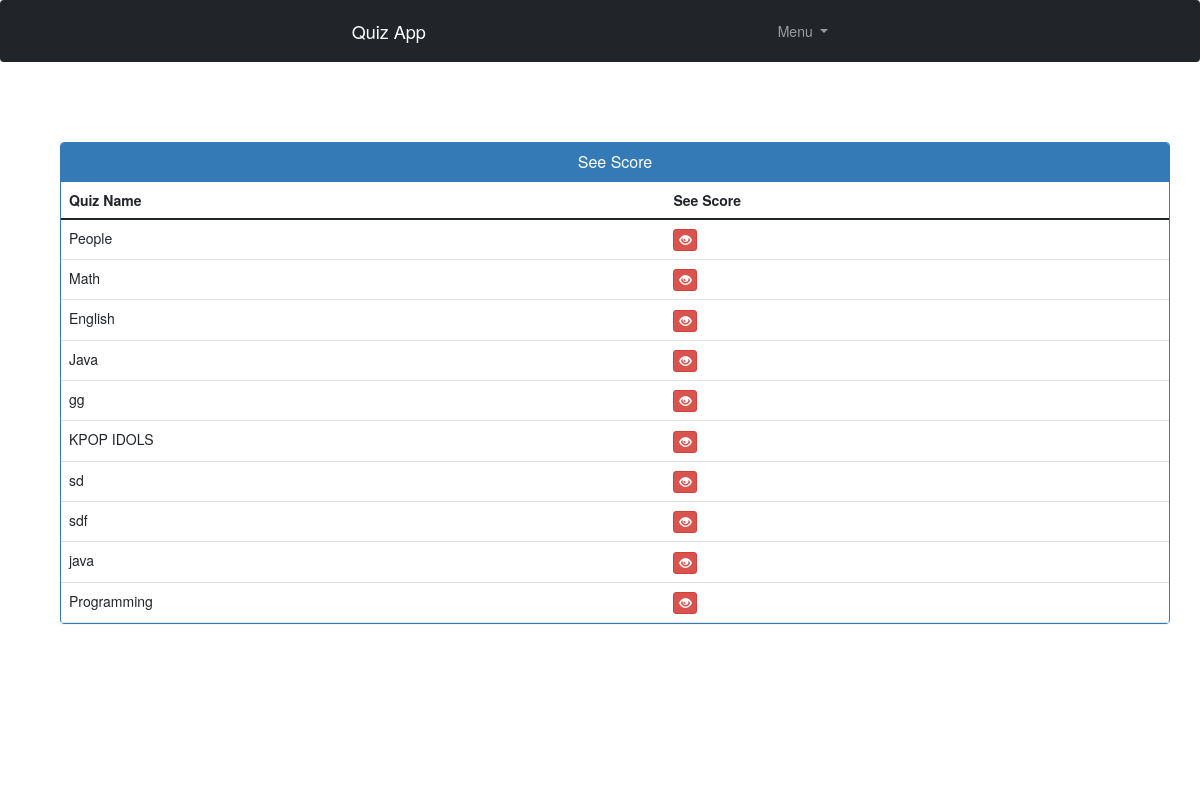
The page /see_score/ on the database its author committed.
### quiz_account/models.py (models this page shows, shortened)
class Course(models.Model):
   course_name = models.CharField(max_length=50)
   question_number = models.PositiveIntegerField()
   total_marks = models.PositiveIntegerField()

### quiz_account/views.py (the view)
# urls.py: path('see_score/',views.see_score, name='see_score'),
def see_score(request):
    courses=QMODEL.Course.objects.all()
    return render(request,'accounts/student/see_score.html',{'courses':courses})

### quiz_account/templates/accounts/student/see_score.html (shortened to what this page needs)
{% extends 'accounts/base.html' %}
{% block content %}
<head>
  <link href="//netdna.bootstrapcdn.com/bootstrap/3.0.0/css/bootstrap.min.css" rel="stylesheet" id="bootstrap-css">
</head>
<br><br>
<div class="container">
  <div class="panel panel-primary">
    <div class="panel-heading">
      <h6 class="panel-title">See Score</h6>
    </div>
    <table class="table table-hover" id="dev-table">
      <thead>
        <tr>
          <th>Quiz Name</th>
          <th>See Score</th>
        </tr>
      </thead>
      {% for t in courses %}
      <tr>
        <td> {{t.course_name}}</td>
        <td><a class="btn btn-danger btn-xs" href="{% url 'check_score' t.id  %}"><span class="glyphicon glyphicon-eye-open"></span></a></td>
      </tr>
      {% endfor %}
    </table>
  </div>
</div>
<br><br><br><br><br><br>
{% endblock content %}

### quiz_account/templates/accounts/student/see_score.html (style rules this page uses)
a:link { text-decoration: none; }
h6 { text-align: center; }

### rows shown on the page
Course: course_name "People"
Course: course_name "Math"
Course: course_name "English"
Course: course_name "Java"
Course: course_name "gg"
Course: course_name "KPOP IDOLS"
Course: course_name "sd"
Course: course_name "sdf"
Course: course_name "java"
Course: course_name "Programming"
